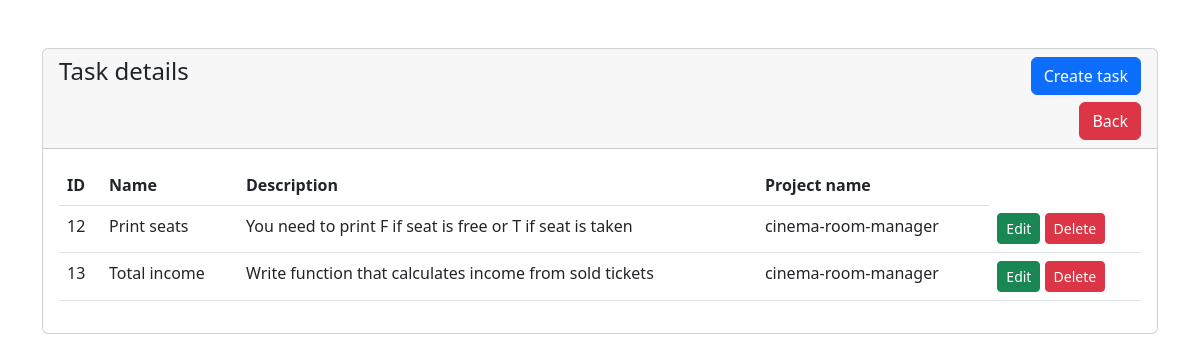
Page /project-view-task.php?id=4 on the committed database.
### tables this page shows
CREATE TABLE `task` (
  `id` int(3) NOT NULL,
  `name` varchar(50) NOT NULL,
  `description` varchar(250) NOT NULL,
  `project_id` int(3) NOT NULL
);

CREATE TABLE `project` (
  `id` int(3) NOT NULL,
  `name` varchar(50) NOT NULL,
  `description` varchar(250) NOT NULL
);

### model/task.php (called while the page is built, shortened)
<?php
class Task {
    public static function findByProject($project_id, mysqli $conn)
    {
        $query = "SELECT * FROM task WHERE project_id=$project_id";
        return $conn->query($query);
    }
}
?>

### model/project.php (called while the page is built, shortened)
<?php
class Project {
    public static function findNameById (mysqli $conn, $id) {
        $query = "SELECT name FROM project WHERE id='$id'";
        return $conn->query($query);
    }
}
?>

### project-view-task.php (the view, shortened to what this page needs)
<?php
require "dbBroker.php";
require "model/task.php";
require "model/project.php";
if (isset($_GET['id'])) {
    $projectId = mysqli_real_escape_string($conn, $_GET['id']);
    $result = Task::findByProject($projectId, $conn);
    $result1 = Project::findNameById($conn, $_GET['id']);
    $name = $result1->fetch_array()[0];
}
?>
<!doctype html>
<html lang="en">
  <head>
    <link href="https://cdn.jsdelivr.net/npm/bootstrap@5.2.0/dist/css/bootstrap.min.css" rel="stylesheet">
  </head>
  <body>
    <div class="container mt-5">
        <div class="row">
            <div class="column-md-12">
                <div class="card">
                    <div class="card-header">
                         <h4>Task details
                            <a href="task-create.php?id=<?= $projectId;?>" class="btn btn-primary float-end"> Create task </a> <p></p>
                            <a href="index.php" class="btn btn-danger float-end">Back</a>
                        </h4>
                    </div>
                    <div class="card-body">
                        <table class="table">
                            <thead>
                                <tr>
                                    <th>ID</th>
                                    <th>Name</th>
                                    <th>Description</th>
                                    <th>Project name</th>
                                </tr>
                            </thead>
                            <tbody>
                                <?php
                                while($row = $result->fetch_array()) :
                                ?>
                                <tr>
                                    <td><?php echo $row["id"]; ?></td>
                                    <td><?php echo $row["name"]; ?></td>
                                    <td><?php echo $row["description"]; ?></td>
                                    <td><?php echo $name;?></td>
                                    <td>
                                    <a href="task-update.php?id=<?= $row['id']; ?>&project_id=<?=$projectId?>" class="btn btn-success btn-sm">Edit</a>
                                    <form action="handler/task/delete.php" id="deleteTask" method="POST" class="d-inline">
                                    <button type="submit" id="deleteTask" name="delete_task" class="btn btn-danger btn-sm">Delete</button>
                                </form>
                                    </td>
                                </tr>
                            <?php
                            endwhile;
                            ?>
                            </tbody>
                        </table>
                    </div>
                </div>
            </div>
        </div>
    </div>
  </body>
</html>

### rows in the picture
task: id "12", name "Print seats", description "You need to print F if seat is free or T if seat is taken", project.name "cinema-room-manager"
task: id "13", name "Total income", description "Write function that calculates income from sold tickets", project.name "cinema-room-manager"
